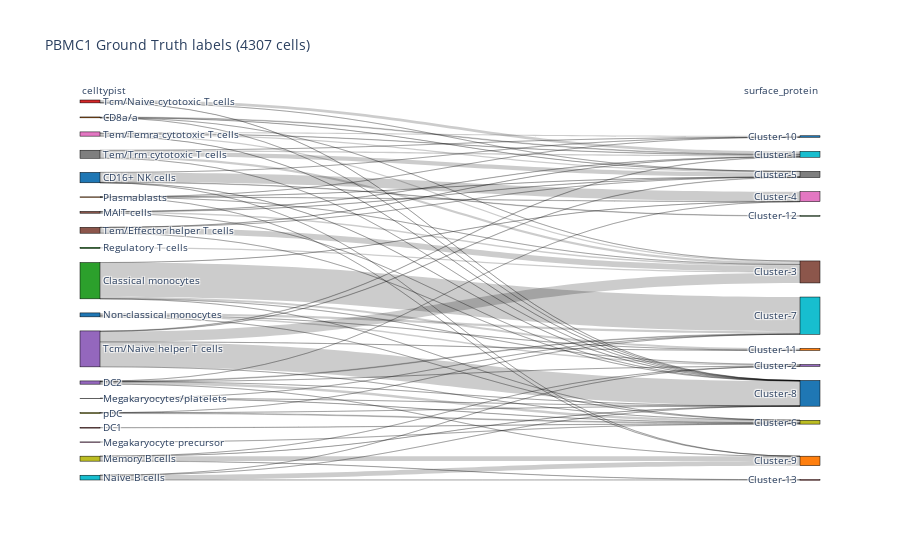
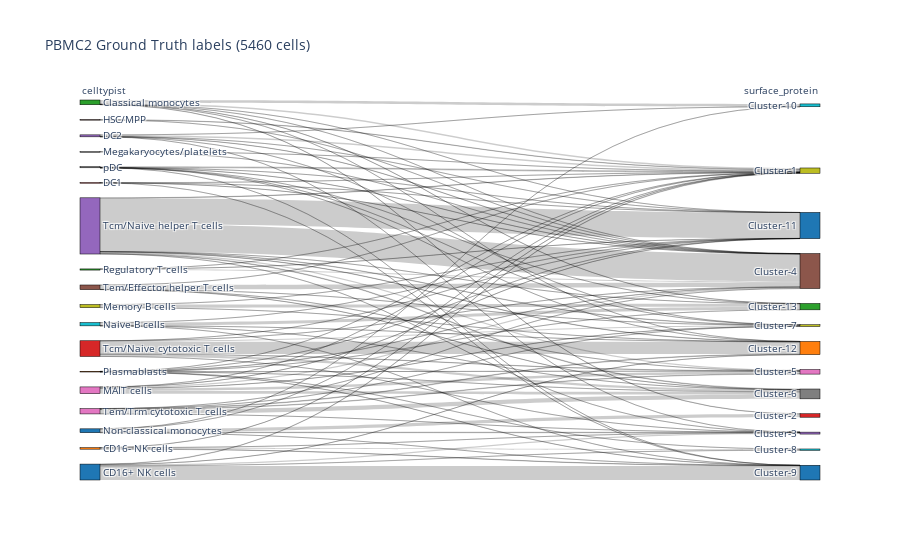
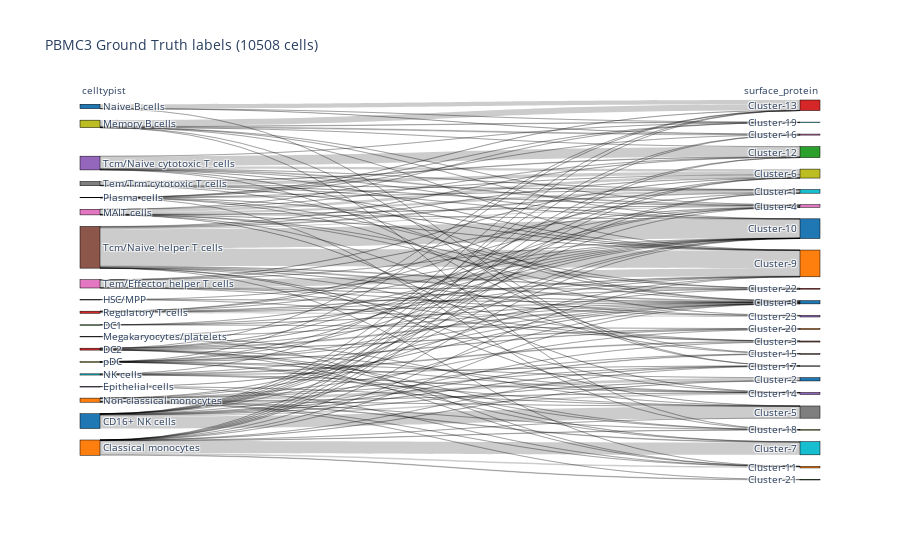
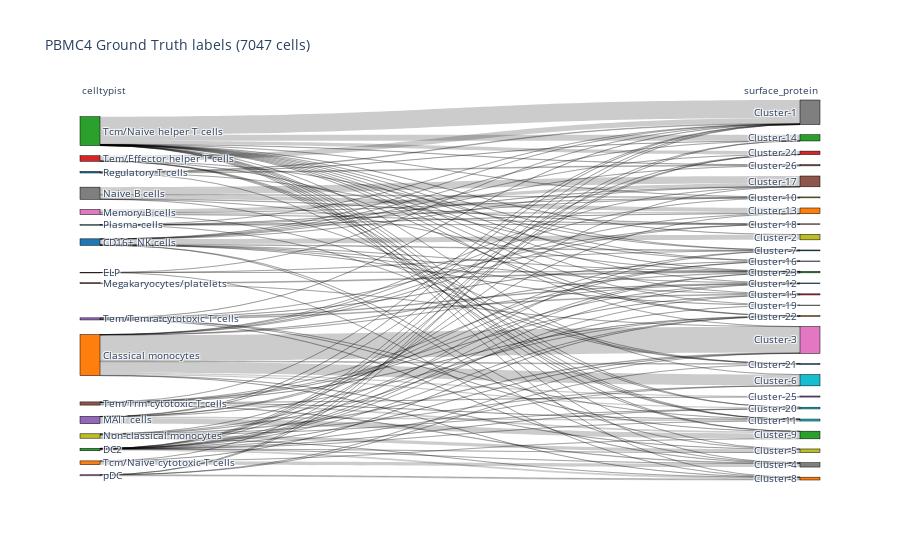

Notebook source saved alongside these figures, in order:
### Code cell
datasets = ['PBMC1', 'PBMC2', 'PBMC3', 'PBMC4']
data_dir = './data/'
min_cluster_size = 0

datasets_dims = {}
datasets_dims['name'] = []
datasets_dims['# cells'] = []
datasets_dims['# cells after step filtering'] = []
datasets_dims['# genes'] = []
datasets_dims['# genes after filtering'] = []
datasets_dims['# cells labelled with surface protein'] = []
datasets_dims['# antibody clusters'] = []
datasets_dims['# celltypist clusters'] = []

for dataset in datasets:
    datasets_dims['name'].append(dataset)

    # read antibody labels and mapping and merge them
    antibody_labels = pd.read_csv(f'{data_dir}{dataset}/antibody_annotation/antibody_labels.csv', index_col=0)
    antibody_counts = antibody_labels.value_counts().to_frame()
    datasets_dims['# cells labelled with surface protein'].append(antibody_labels.shape[0])
    datasets_dims['# antibody clusters'].append(antibody_counts.shape[0])
    antibody_mapping = pd.read_csv(f"{data_dir}{dataset}/antibody_annotation/antibody_mapping.csv", index_col=0)
    antibody_mapping = antibody_mapping.reset_index().set_index('id')
    antibody_counts.index.names = ['id']
    antibody_counts_mappings = antibody_counts.merge(antibody_mapping, on='id')
    antibody_counts_mappings.to_csv(f"{data_dir}{dataset}/antibody_annotation/antibody_annotation_counts.csv")

    # collect datasets dims
    adata = sc.read_10x_mtx(f"{data_dir}{dataset}/raw/10X/", var_names="gene_symbols", cache=False)
    adata_filtered = sc.read_10x_mtx(f"{data_dir}{dataset}/filtered/10X/", var_names="gene_symbols", cache=False)
    datasets_dims['# cells'].append(adata.shape[0])
    datasets_dims['# cells after step filtering'].append(adata_filtered.shape[0])
    datasets_dims['# genes'].append(adata.shape[1])
    datasets_dims['# genes after filtering'].append(adata_filtered.shape[1])

    # compute cluster sizes on filtered dataset
    celltypist_labels = pd.read_csv(f'{data_dir}{dataset}/celltypist/celltypist_labels.csv', index_col=0)
    celltypist_labels.index = celltypist_labels.index.str[:-2]
    datasets_dims['# celltypist clusters'].append(celltypist_labels.value_counts().shape[0])
    filtered_barcodes = adata_filtered.obs.index.to_list()
    celltypist_filtered_labels = celltypist_labels[celltypist_labels.index.isin(filtered_barcodes)]
    celltypist_counts = celltypist_filtered_labels.value_counts().to_frame()
    celltypist_counts.index.names = ['id']
    celltypist_mapping = pd.read_csv(f"{data_dir}{dataset}/celltypist/celltypist_mapping.csv", index_col=0)
    celltypist_counts_mappings = celltypist_counts.merge(celltypist_mapping, on='id')
    celltypist_counts_mappings.to_csv(f"{data_dir}{dataset}/celltypist/celltypist_annotation_counts_filtered.csv")

    # plot sankey between celltypist and antibody labels
    celltypist_antibody_labels = antibody_labels.join(celltypist_labels, how='left', lsuffix='_surface_protein', rsuffix='_celltypist')
    celltypist_antibody_labels.rename(columns={'cluster.ids_celltypist': 'celltypist', 'cluster.ids_surface_protein': 'surface_protein'}, inplace=True)
    sankey_plot(
        labels = [
            celltypist_antibody_labels['celltypist'].map(celltypist_counts_mappings['go'].to_dict()).to_list(),
            celltypist_antibody_labels['surface_protein'].map(antibody_counts_mappings['go'].to_dict()).to_list()
        ],
        path = f"{data_dir}{dataset}/sankey_ground_truth_labels.html",
        labels_titles = ['celltypist', 'surface_protein'],
        title = f"{dataset} Ground Truth labels ({celltypist_antibody_labels.shape[0]} cells)"
    )

    # save the number of clusters with celltypist
    with open(f'{data_dir}{dataset}/celltypist/nclusters.json', 'w') as fp:
        json.dump({'nclusters': celltypist_counts_mappings[celltypist_counts_mappings['count']>=min_cluster_size].shape[0]}, fp)

    # save the number of clusters with antibody data
    with open(f'{data_dir}{dataset}/antibody_annotation/nclusters.json', 'w') as fp:
        json.dump({'nclusters': antibody_counts_mappings[antibody_counts_mappings['count']>=min_cluster_size].shape[0]}, fp)

datasets_dims_df = pd.DataFrame(datasets_dims)
datasets_dims_df.set_index('name', inplace=True)
datasets_dims_df.to_csv(data_dir + "/pbmcs_sizes.csv", index=False)
display(datasets_dims_df)

### Figure 1 — Plotly figure (JSON) as saved in the notebook; plotly's stock layout.template omitted (floating-point values rounded to 4 significant figures)
{"data": [{"link": {"source": [0, 0, 0, 0, 0, 1, 1, 1, 1, 2, 2, 2, 2, 2, 3, 4, 4, 4, 4, 4, 4, 5, 5, 5, 5, 6, 7, 7, 7, 8, 8, 8, 8, 9, 9, 9, 9, 10, 10, 10, 10, 11, 11, 11, 11, 11, 12, 13, 13, 13, 14, 14, 14, 14, 14, 14, 15, 15, 15, 15, 16, 16, 16, 16, 16, 17, 17, 17, 17, 17, 18, 18, 18], "target": [20, 22, 26, 30, 31, 19, 25, 27, 30, 21, 24, 26, 28, 29, 28, 24, 26, 28, 29, 30, 31, 19, 25, 27, 30, 28, 28, 29, 30, 23, 24, 30, 31, 23, 24, 30, 31, 21, 24, 28, 29, 20, 25, 26, 27, 31, 25, 19, 27, 30, 19, 21, 25, 27, 28, 30, 19, 25, 27, 30, 19, 20, 25, 27, 30, 19, 20, 25, 27, 30, 28, 29, 30], "value": [1, 16, 331, 6, 1, 22, 1, 4, 3, 65, 6, 1, 1, 1162, 8, 2, 1, 81, 24, 1, 1, 8, 44, 8, 2, 6, 6, 2, 1, 6, 2, 1, 161, 4, 1, 1, 156, 4, 51, 1, 78, 1, 2, 8, 2, 2, 39, 94, 1, 3, 12, 1, 349, 11, 1, 848, 3, 194, 3, 2, 9, 48, 44, 41, 2, 54, 1, 75, 141, 3, 27, 2, 3]}, "node": {"color": ["#1f77b4", "#ff7f0e", "#2ca02c", "#d62728", "#9467bd", "#8c564b", "#e377c2", "#7f7f7f", "#bcbd22", "#17becf", "#1f77b4", "#ff7f0e", "#2ca02c", "#d62728", "#9467bd", "#8c564b", "#e377c2", "#7f7f7f", "#bcbd22", "#17becf", "#1f77b4", "#ff7f0e", "#2ca02c", "#d62728", "#9467bd", "#8c564b", "#e377c2", "#7f7f7f", "#bcbd22", "#17becf", "#1f77b4", "#ff7f0e"], "label": ["CD16+ NK cells", "CD8a/a", "Classical monocytes", "DC1", "DC2", "MAIT cells", "Megakaryocyte precursor", "Megakaryocytes/platelets", "Memory B cells", "Naive B cells", "Non-classical monocytes", "Plasmablasts", "Regulatory T cells", "Tcm/Naive cytotoxic T cells", "Tcm/Naive helper T cells", "Tem/Effector helper T cells", "Tem/Temra cytotoxic T cells", "Tem/Trm cytotoxic T cells", "pDC", "Cluster-1", "Cluster-10", "Cluster-11", "Cluster-12", "Cluster-13", "Cluster-2", "Cluster-3", "Cluster-4", "Cluster-5", "Cluster-6", "Cluster-7", "Cluster-8", "Cluster-9"], "line": {"color": "black", "width": 0.5}, "pad": 15, "thickness": 20}, "type": "sankey"}], "layout": {"annotations": [{"showarrow": false, "text": "celltypist", "x": 0, "xref": "x", "y": 1.05, "yref": "paper"}, {"showarrow": false, "text": "surface_protein", "x": 1, "xref": "x", "y": 1.05, "yref": "paper"}], "font": {"size": 10}, "plot_bgcolor": "rgba(0,0,0,0)", "title": {"text": "PBMC1 Ground Truth labels (4307 cells)"}, "xaxis": {"showgrid": false, "visible": false, "zeroline": false}, "yaxis": {"showgrid": false, "visible": false, "zeroline": false}}}

### Figure 2 — Plotly figure (JSON) as saved in the notebook; plotly's stock layout.template omitted (floating-point values rounded to 4 significant figures)
{"data": [{"link": {"source": [0, 0, 0, 0, 0, 1, 1, 1, 1, 2, 2, 2, 2, 2, 2, 2, 3, 3, 3, 3, 4, 4, 4, 4, 4, 4, 5, 5, 6, 6, 6, 6, 6, 6, 7, 7, 8, 8, 8, 9, 9, 9, 9, 9, 10, 10, 10, 10, 10, 11, 11, 11, 11, 11, 11, 11, 11, 12, 12, 12, 13, 13, 13, 13, 13, 13, 13, 14, 14, 14, 14, 14, 14, 14, 14, 14, 15, 15, 15, 15, 15, 16, 16, 16, 16, 16, 16, 17, 17, 17, 17, 17, 17, 17], "target": [18, 21, 24, 29, 30, 18, 24, 29, 30, 18, 19, 20, 21, 22, 23, 25, 18, 20, 25, 30, 18, 19, 20, 24, 25, 28, 18, 25, 18, 20, 25, 26, 27, 28, 18, 25, 20, 21, 22, 20, 21, 22, 27, 30, 18, 19, 23, 24, 30, 18, 20, 22, 25, 26, 27, 29, 30, 18, 20, 25, 20, 21, 24, 25, 26, 27, 28, 18, 20, 21, 22, 24, 25, 26, 27, 28, 18, 25, 26, 27, 28, 21, 24, 25, 26, 27, 28, 18, 20, 21, 22, 25, 28, 30], "value": [15, 2, 56, 7, 606, 2, 1, 50, 15, 63, 120, 1, 1, 7, 9, 4, 6, 1, 1, 1, 67, 1, 3, 1, 7, 6, 12, 1, 2, 2, 57, 110, 116, 4, 3, 1, 3, 1, 130, 2, 1, 134, 1, 4, 2, 1, 141, 21, 2, 1, 2, 2, 10, 1, 3, 2, 7, 1, 1, 48, 1, 528, 1, 1, 11, 91, 44, 14, 1113, 13, 1, 3, 1186, 54, 24, 15, 2, 190, 3, 5, 1, 23, 1, 1, 18, 184, 4, 37, 1, 1, 1, 3, 2, 1]}, "node": {"color": ["#1f77b4", "#ff7f0e", "#2ca02c", "#d62728", "#9467bd", "#8c564b", "#e377c2", "#7f7f7f", "#bcbd22", "#17becf", "#1f77b4", "#ff7f0e", "#2ca02c", "#d62728", "#9467bd", "#8c564b", "#e377c2", "#7f7f7f", "#bcbd22", "#17becf", "#1f77b4", "#ff7f0e", "#2ca02c", "#d62728", "#9467bd", "#8c564b", "#e377c2", "#7f7f7f", "#bcbd22", "#17becf", "#1f77b4"], "label": ["CD16+ NK cells", "CD16- NK cells", "Classical monocytes", "DC1", "DC2", "HSC/MPP", "MAIT cells", "Megakaryocytes/platelets", "Memory B cells", "Naive B cells", "Non-classical monocytes", "Plasmablasts", "Regulatory T cells", "Tcm/Naive cytotoxic T cells", "Tcm/Naive helper T cells", "Tem/Effector helper T cells", "Tem/Trm cytotoxic T cells", "pDC", "Cluster-1", "Cluster-10", "Cluster-11", "Cluster-12", "Cluster-13", "Cluster-2", "Cluster-3", "Cluster-4", "Cluster-5", "Cluster-6", "Cluster-7", "Cluster-8", "Cluster-9"], "line": {"color": "black", "width": 0.5}, "pad": 15, "thickness": 20}, "type": "sankey"}], "layout": {"annotations": [{"showarrow": false, "text": "celltypist", "x": 0, "xref": "x", "y": 1.05, "yref": "paper"}, {"showarrow": false, "text": "surface_protein", "x": 1, "xref": "x", "y": 1.05, "yref": "paper"}], "font": {"size": 10}, "plot_bgcolor": "rgba(0,0,0,0)", "title": {"text": "PBMC2 Ground Truth labels (5460 cells)"}, "xaxis": {"showgrid": false, "visible": false, "zeroline": false}, "yaxis": {"showgrid": false, "visible": false, "zeroline": false}}}

### Figure 3 — Plotly figure (JSON) as saved in the notebook; plotly's stock layout.template omitted (floating-point values rounded to 4 significant figures; data arrays with more than 128 entries replaced by an {"elided": "..."} marker saying what was removed)
{"data": [{"link": {"source": {"elided": "158 int values"}, "target": {"elided": "158 int values"}, "value": {"elided": "158 int values"}}, "node": {"color": ["#1f77b4", "#ff7f0e", "#2ca02c", "#d62728", "#9467bd", "#8c564b", "#e377c2", "#7f7f7f", "#bcbd22", "#17becf", "#1f77b4", "#ff7f0e", "#2ca02c", "#d62728", "#9467bd", "#8c564b", "#e377c2", "#7f7f7f", "#bcbd22", "#17becf", "#1f77b4", "#ff7f0e", "#2ca02c", "#d62728", "#9467bd", "#8c564b", "#e377c2", "#7f7f7f", "#bcbd22", "#17becf", "#1f77b4", "#ff7f0e", "#2ca02c", "#d62728", "#9467bd", "#8c564b", "#e377c2", "#7f7f7f", "#bcbd22", "#17becf", "#1f77b4", "#ff7f0e"], "label": ["CD16+ NK cells", "Classical monocytes", "DC1", "DC2", "Epithelial cells", "HSC/MPP", "MAIT cells", "Megakaryocytes/platelets", "Memory B cells", "NK cells", "Naive B cells", "Non-classical monocytes", "Plasma cells", "Regulatory T cells", "Tcm/Naive cytotoxic T cells", "Tcm/Naive helper T cells", "Tem/Effector helper T cells", "Tem/Trm cytotoxic T cells", "pDC", "Cluster-1", "Cluster-10", "Cluster-11", "Cluster-12", "Cluster-13", "Cluster-14", "Cluster-15", "Cluster-16", "Cluster-17", "Cluster-18", "Cluster-19", "Cluster-2", "Cluster-20", "Cluster-21", "Cluster-22", "Cluster-23", "Cluster-3", "Cluster-4", "Cluster-5", "Cluster-6", "Cluster-7", "Cluster-8", "Cluster-9"], "line": {"color": "black", "width": 0.5}, "pad": 15, "thickness": 20}, "type": "sankey"}], "layout": {"annotations": [{"showarrow": false, "text": "celltypist", "x": 0, "xref": "x", "y": 1.05, "yref": "paper"}, {"showarrow": false, "text": "surface_protein", "x": 1, "xref": "x", "y": 1.05, "yref": "paper"}], "font": {"size": 10}, "plot_bgcolor": "rgba(0,0,0,0)", "title": {"text": "PBMC3 Ground Truth labels (10508 cells)"}, "xaxis": {"showgrid": false, "visible": false, "zeroline": false}, "yaxis": {"showgrid": false, "visible": false, "zeroline": false}}}

### Figure 4 — Plotly figure (JSON) as saved in the notebook; plotly's stock layout.template omitted (floating-point values rounded to 4 significant figures; data arrays with more than 128 entries replaced by an {"elided": "..."} marker saying what was removed)
{"data": [{"link": {"source": {"elided": "138 int values"}, "target": {"elided": "138 int values"}, "value": {"elided": "138 int values"}}, "node": {"color": ["#1f77b4", "#ff7f0e", "#2ca02c", "#d62728", "#9467bd", "#8c564b", "#e377c2", "#7f7f7f", "#bcbd22", "#17becf", "#1f77b4", "#ff7f0e", "#2ca02c", "#d62728", "#9467bd", "#8c564b", "#e377c2", "#7f7f7f", "#bcbd22", "#17becf", "#1f77b4", "#ff7f0e", "#2ca02c", "#d62728", "#9467bd", "#8c564b", "#e377c2", "#7f7f7f", "#bcbd22", "#17becf", "#1f77b4", "#ff7f0e", "#2ca02c", "#d62728", "#9467bd", "#8c564b", "#e377c2", "#7f7f7f", "#bcbd22", "#17becf", "#1f77b4", "#ff7f0e", "#2ca02c"], "label": ["CD16+ NK cells", "Classical monocytes", "DC2", "ELP", "MAIT cells", "Megakaryocytes/platelets", "Memory B cells", "Naive B cells", "Non-classical monocytes", "Plasma cells", "Regulatory T cells", "Tcm/Naive cytotoxic T cells", "Tcm/Naive helper T cells", "Tem/Effector helper T cells", "Tem/Temra cytotoxic T cells", "Tem/Trm cytotoxic T cells", "pDC", "Cluster-1", "Cluster-10", "Cluster-11", "Cluster-12", "Cluster-13", "Cluster-14", "Cluster-15", "Cluster-16", "Cluster-17", "Cluster-18", "Cluster-19", "Cluster-2", "Cluster-20", "Cluster-21", "Cluster-22", "Cluster-23", "Cluster-24", "Cluster-25", "Cluster-26", "Cluster-3", "Cluster-4", "Cluster-5", "Cluster-6", "Cluster-7", "Cluster-8", "Cluster-9"], "line": {"color": "black", "width": 0.5}, "pad": 15, "thickness": 20}, "type": "sankey"}], "layout": {"annotations": [{"showarrow": false, "text": "celltypist", "x": 0, "xref": "x", "y": 1.05, "yref": "paper"}, {"showarrow": false, "text": "surface_protein", "x": 1, "xref": "x", "y": 1.05, "yref": "paper"}], "font": {"size": 10}, "plot_bgcolor": "rgba(0,0,0,0)", "title": {"text": "PBMC4 Ground Truth labels (7047 cells)"}, "xaxis": {"showgrid": false, "visible": false, "zeroline": false}, "yaxis": {"showgrid": false, "visible": false, "zeroline": false}}}
